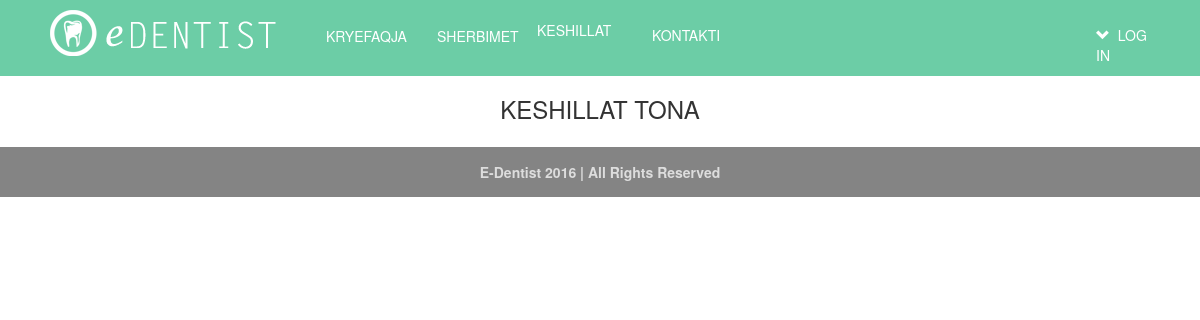
/index.php?faqe=keshillat, run on an earlier commit of the app's database.
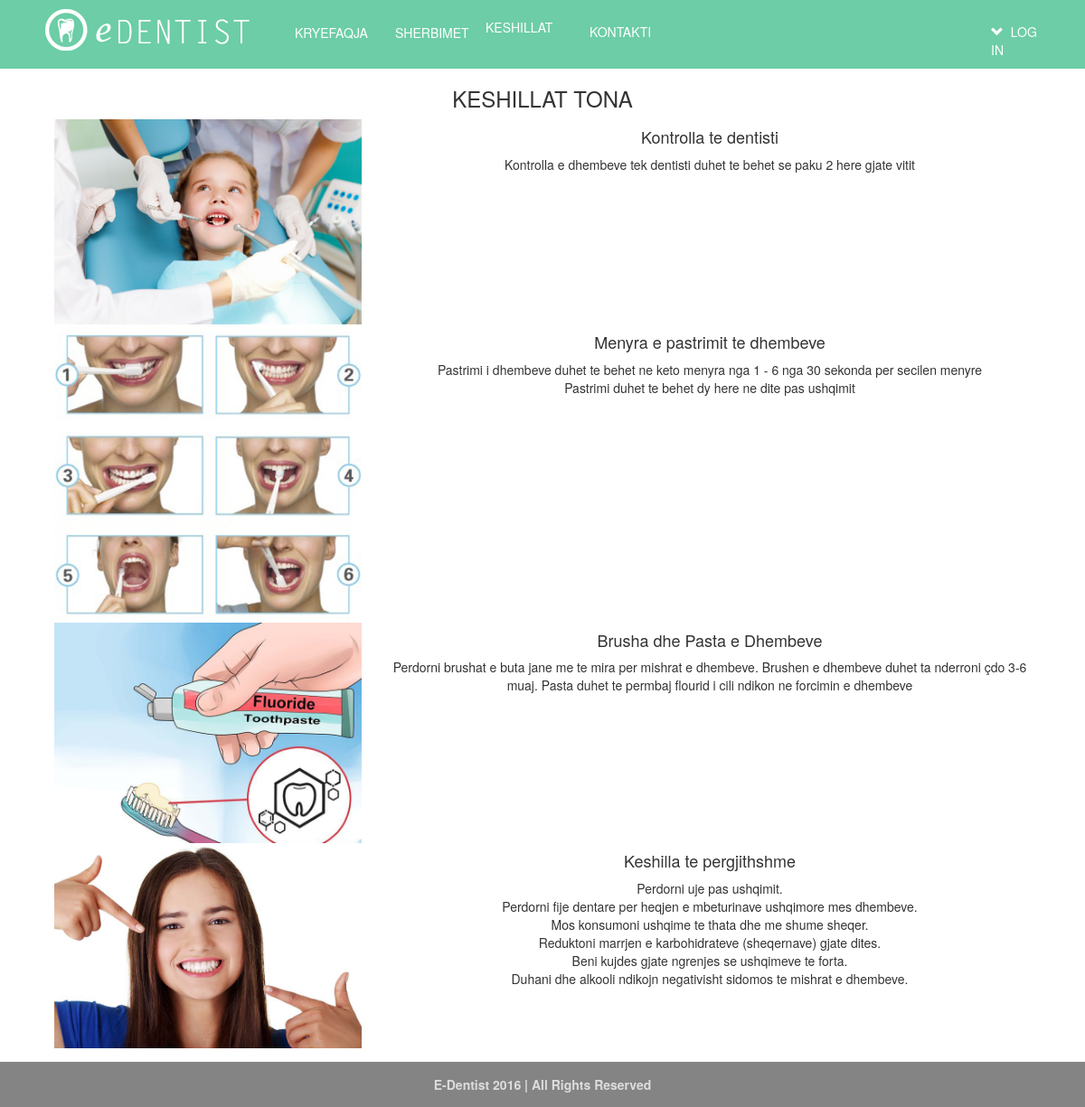
And on a later commit of the database.
### tables this page shows
CREATE TABLE `keshillat` (
  `keshillat_id` int(11) NOT NULL,
  `titulli` varchar(1000) NOT NULL,
  `permbajtja` varchar(1000) NOT NULL,
  `imazhi` varchar(1000) NOT NULL
);

### keshillat.php (the view)
<?php
$selektimi = 'SELECT * FROM keshillat';
	$result = mysql_query($selektimi) or die ('invalid query:'. mysql_error());
	echo ' <h3>KESHILLAT TONA</h3>';
	while($row = mysql_fetch_row($result))
	{
		list($id, $title, $description, $photo)=$row;
                echo '<div class="col-sm-12 foto" >';
                echo '<div class="col-sm-4">';
                echo'<img src="'.$photo.'" class="img-responsive" >';
                echo '</div>';
                echo'<div class="col-sm-8 text">';
                echo'<h4>'.$title.'</h4>	';
                echo'  <p> '.$description.'</p>';
                echo '</div>';
                echo '</div>';
	}
	?>

### index.php (shortened to what this page needs)
<!DOCTYPE html>
  <head>
	<link rel="stylesheet" type="text/css" href="css/mystyle.css">
	<link rel="stylesheet" type="text/css" href="css/jSlider.css">
	<link rel="stylesheet" type="text/css" href="css/hover.css">
    <link href="css/bootstrap.min.css" rel="stylesheet">
     <link rel="stylesheet" href="//code.jquery.com/ui/1.12.1/themes/base/jquery-ui.css">
</head>
<body>
<div class = "navbar navbar-inverse navbar-fixed-top" id="header" >
   <div class = "container">
		   <div class="collapse navbar-collapse" id="navbar-collapse">
		   <ul class ="nav navbar-nav">
			  <li><a href= "?faqe=home" id="logo"></a></li>
                          <li><a href="?faqe=home" class="hvr-underline-from-left" <?php if($_GET['faqe']=== "home")
                                 echo' id="active"';
                          else echo 'id="links"';?>
                              >KRYEFAQJA</a></li>
			<li><a href="?faqe=services" class="hvr-underline-from-left" <?php if($_GET['faqe']=== "services")
echo' id="active"';else echo 'id="links"';?>>SHERBIMET </a></li>
                        <li><a href="?faqe=keshillat" class="hvr-underline-from-left" <?php if($_GET['faqe']=== "keshillat")
echo' id="active"';else echo 'id="links"';?>>KESHILLAT </a></li>
			<li><a href="?faqe=contact" class="hvr-underline-from-left" <?php if($_GET['faqe']=== "contact")
echo' id="active"';else echo 'id="links"';?>>KONTAKTI</a></li>
		 </ul>
                      <ul class="nav  pull-right" id="navbar-collapse" style="margin-top:5px;">
                           <li class="dropdown" id="menuLogin">
                               <a class="dropdown-toggle hvr-pulse" href="#" data-toggle="dropdown" id="links">
                                   <span class=" glyphicon glyphicon-chevron-down "></span>&nbsp;
                        <?php
                        if(isset($_SESSION['logged_in']) ){
                            echo 'LLOGARIA</a>';
                            echo '<div class="dropdown-menu" style="padding:20px; width:250px;">';
                            echo '<p>Miresevini</p>';
                            echo '<p>'.$_SESSION['name'].'&nbsp;'.$_SESSION['surname'].'</p>';
                            echo "<form  method=\"post\" action=\"logout.php\">
                             <button type=\"submit\" id=\"submit\" class=\"btn btn-default\">Log Out</button>
				</form>";
                        }
                        else
                        {
                            echo 'LOG IN</a>';
                        }
                        ?>
                           </li>
                       </ul>
		 </div>
		 </div>
		 </div>
				 <div class ="container" id="content" align="center">
					<?php
					switch (@$_GET['faqe'])
					{
                                        case "keshillat":
                                             include('keshillat.php');
                                            break;
					}
					?>
				</div>
					<div class=" navbar navbar-inner  navbar-bottom-fixed" id="footer">
    <p align="center"><strong>E-Dentist 2016 | All Rights Reserved</strong> </p>
</div>
	</body>
</html>

### css/mystyle.css (style rules this page uses)
#header { margin: 0px; }
body { color: #666666; margin : 0px; font-family:"Letter Gothic Bold", Letter Gothic, sans-serif; background-color: #CCCCCC; }
#header a, a:hover { color:#FFFFFF; background-color:#6ccda6; }
#footer { height: 13.9%; background-color: #848484; margin: 1.2% 0px 0px 0px; border-radius: 0px; }
#footer p { color: #DDDDDD; margin: 1.2% 0px 0px 0px; }
#logo { position: relative; display: inline; background-image: url("../images/logo.png"); width: 250px; height: 60px; float: left; padding: 0px; margin:0px 0px 0px 20px; }
#links { margin:5% 0px 0px 10%; }

What changed in the data, as far as the page shows it:
added keshillat: imazhi (picture), titulli "Kontrolla te dentisti", permbajtja "Kontrolla e dhembeve tek dentisti duhet te behet se paku 2 here gjate vitit"
added keshillat: imazhi (picture), titulli "Menyra e pastrimit te dhembeve", permbajtja "Pastrimi i dhembeve duhet te behet ne keto menyra nga 1 - 6 nga 30 sekonda per secilen menyre Pastrimi duhet te behet dy here ne dite pas ushqimit"
added keshillat: imazhi (picture), titulli "Brusha dhe Pasta e Dhembeve", permbajtja "Perdorni brushat e buta jane me te mira per mishrat e dhembeve. Brushen e dhembeve duhet ta nderroni çdo 3-6 muaj. Pasta duhet te permbaj flourid i cili ndikon ne forcimin e dhembeve"
added keshillat: imazhi (picture), titulli "Keshilla te pergjithshme", permbajtja "Perdorni uje pas ushqimit. Perdorni fije dentare per heqjen e mbeturinave ushqimore mes dhembeve. Mos konsumoni ushqime te thata dhe me shume sheqer. Reduktoni marrjen e karbohidrateve (sheqernave) gjate dites. Beni kujdes gjate ngrenjes se ushqimeve te forta. Duhani dhe alkooli ndikojn negativisht sidomos te mishrat e dhembeve."
